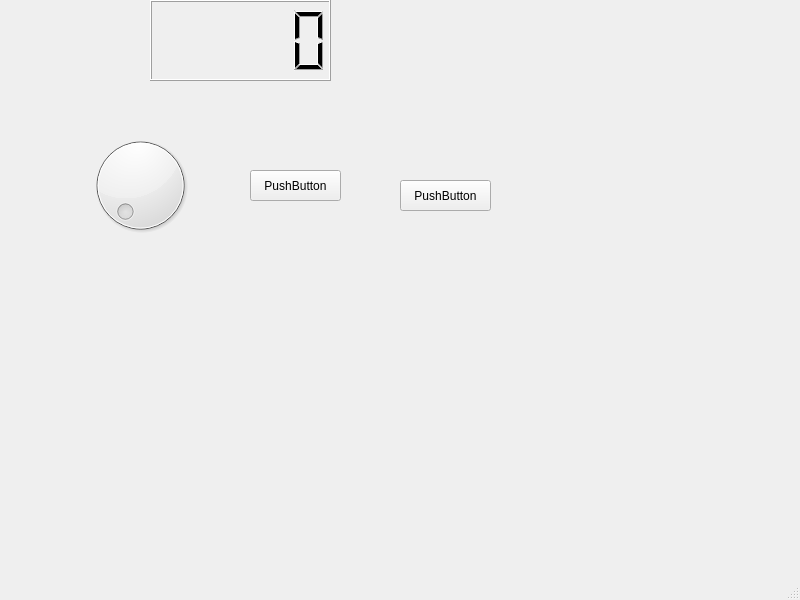
<?xml version="1.0" encoding="UTF-8"?>
<ui version="4.0">
 <class>MainWindow</class>
 <widget class="QMainWindow" name="MainWindow">
  <property name="geometry">
   <rect>
    <x>0</x>
    <y>0</y>
    <width>800</width>
    <height>600</height>
   </rect>
  </property>
  <property name="windowTitle">
   <string>MainWindow</string>
  </property>
  <widget class="QWidget" name="centralwidget">
   <widget class="QDial" name="dial">
    <property name="geometry">
     <rect>
      <x>80</x>
      <y>130</y>
      <width>121</width>
      <height>111</height>
     </rect>
    </property>
   </widget>
   <widget class="QLCDNumber" name="lcdNumber">
    <property name="geometry">
     <rect>
      <x>150</x>
      <y>0</y>
      <width>181</width>
      <height>81</height>
     </rect>
    </property>
   </widget>
   <widget class="QPushButton" name="pushButton">
    <property name="geometry">
     <rect>
      <x>250</x>
      <y>170</y>
      <width>91</width>
      <height>31</height>
     </rect>
    </property>
    <property name="text">
     <string>PushButton</string>
    </property>
   </widget>
   <widget class="QPushButton" name="pushButton_2">
    <property name="geometry">
     <rect>
      <x>400</x>
      <y>180</y>
      <width>91</width>
      <height>31</height>
     </rect>
    </property>
    <property name="text">
     <string>PushButton</string>
    </property>
   </widget>
  </widget>
  <widget class="QMenuBar" name="menubar">
   <property name="geometry">
    <rect>
     <x>0</x>
     <y>0</y>
     <width>800</width>
     <height>21</height>
    </rect>
   </property>
  </widget>
  <widget class="QStatusBar" name="statusbar"/>
 </widget>
 <resources/>
 <connections/>
</ui>
